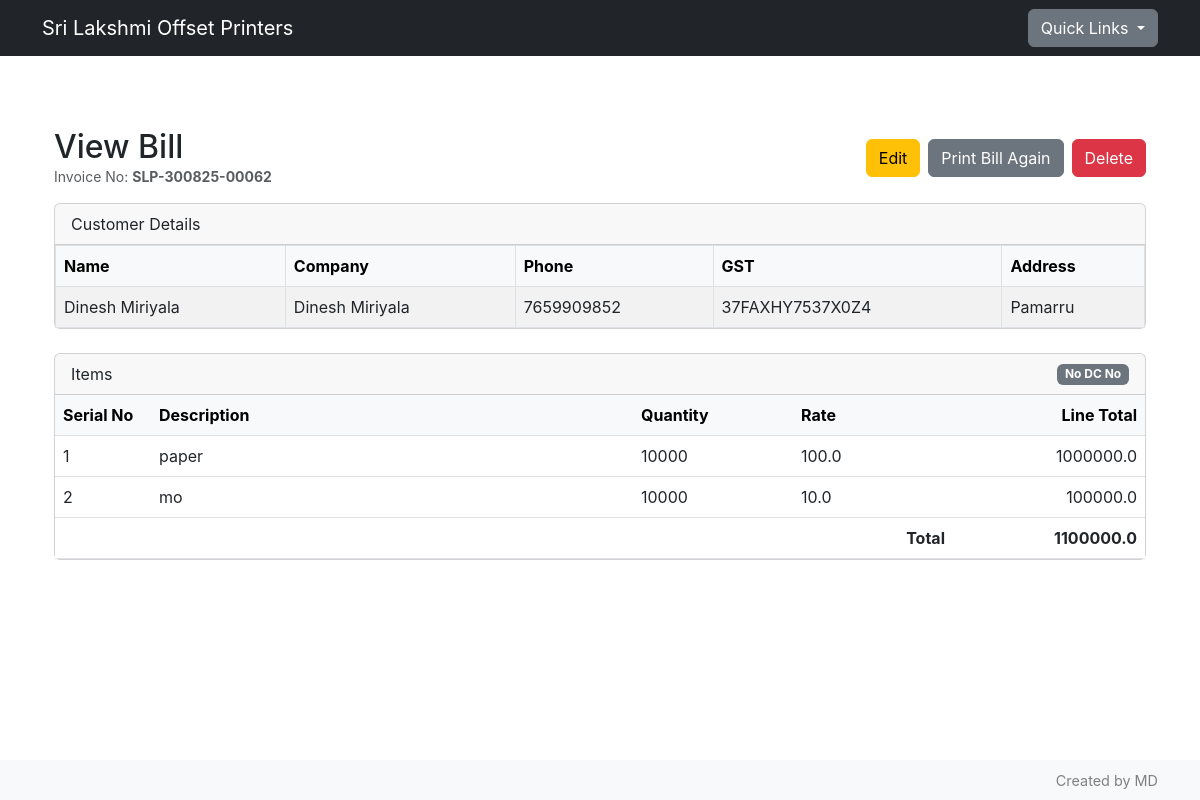
The app's page /view-bill/SLP-300825-00062 with its own data.
### db/models.py (models this page shows, shortened)
class invoice(db.Model):
    id = db.Column(db.Integer, primary_key=True)
    invoiceId = db.Column(db.String(50), unique=True, nullable=False)
    customerId = db.Column(db.Integer, db.ForeignKey("customer.id"), nullable=False, index=True)
    createdAt = db.Column(db.DateTime, default=datetime.utcnow, index=True)
    pdfPath = db.Column(db.String(255), nullable=False)
    totalAmount = db.Column(db.Float, nullable=False)
    items = db.relationship("invoiceItem", backref="invoice", lazy=True)
    isDeleted = db.Column(db.Boolean, nullable=False, default=False, index=True)
    deletedAt = db.Column(db.DateTime, nullable = True, index=True)

class customer(db.Model):
    id = db.Column(db.Integer, primary_key=True)
    name = db.Column(db.String(50), nullable=False)
    company = db.Column(db.String(50))
    phone = db.Column(db.String(50), nullable=False, unique=True)
    email = db.Column(db.String(50))
    gst = db.Column(db.String(30))
    address = db.Column(db.Text)
    businessType = db.Column(db.String(50))
    invoices = db.relationship("invoice", backref="customer", lazy= True)
    createdAt = db.Column(db.DateTime, default=datetime.utcnow())

class item(db.Model):
    id = db.Column(db.Integer, primary_key=True)
    name = db.Column(db.String(50), nullable=False, index=True)
    sku = db.Column(db.Integer, unique=True, index=True, nullable=True)
    unitPrice = db.Column(db.Float, nullable=False)
    quantity = db.Column(db.Float, default=1)
    taxPercentage = db.Column(db.Float)

class invoiceItem(db.Model):
    id = db.Column(db.Integer, primary_key=True)
    invoiceId = db.Column(db.String, db.ForeignKey("invoice.id"), nullable=False, index=True)
    itemId = db.Column(db.Integer, db.ForeignKey("item.id"), nullable=False, index=True)
    dcNo = db.Column(db.String(64), nullable=True, index=True)
    quantity = db.Column(db.Integer, default=1)
    rate = db.Column(db.Float, nullable = False)
    discount = db.Column(db.Float, default = 0.0)
    taxPercentage = db.Column(db.Float, default = 0.0)
    line_total = db.Column(db.Float, nullable=False)

### app.py (the view)
@app.route('/view-bill/<invoicenumber>')
def view_bill_locked(invoicenumber):
    current_invoice = invoice.query.filter_by(invoiceId=invoicenumber, isDeleted=False).first_or_404()
    current_customer = customer.query.get(current_invoice.customerId)
    line_items = invoiceItem.query.filter_by(invoiceId = current_invoice.id).all()
    descriptions, quantities, rates, dc_numbers = [], [], [], []
    total = 0.0
    for li in line_items:
        itm = item.query.get(li.itemId)
        descriptions.append(itm.name if itm else 'Unknown')
        quantities.append(li.quantity)
        rates.append(li.rate)
        dc_numbers.append(li.dcNo or '')
        total += (li.quantity or 0) * (li.rate or 0)
    dcno = any((x or '').strip() for x in dc_numbers)
    return render_template(
        'view_bill_locked.html',
        customer=current_customer,
        descriptions=descriptions,
        quantities=quantities,
        rates=rates,
        dc_numbers=dc_numbers,
        dcno=dcno,
        total=round(total, 2),
        invoice_no=current_invoice.invoiceId
    )

### templates/view_bill_locked.html (shortened to what this page needs)
{% extends 'base.html' %}
{% block content %}
<div class="container py-4">
  <div class="d-flex justify-content-between align-items-center mb-3">
    <div>
      <h2 class="mb-0">View Bill</h2>
      <div class="text-muted small">Invoice No: <strong>{{ invoice_no }}</strong></div>
    </div>
    <div class="d-flex gap-2">
      <a class="btn btn-warning" href="{{ url_for('edit_bill', invoicenumber=invoice_no) }}">Edit</a>
      <a class="btn btn-secondary" target="_blank" href="{{ url_for('bill_preview', invoicenumber=invoice_no) }}">Print Bill Again</a>
      <form id="deleteForm" method="POST" action="{{ url_for('delete_bill', invoicenumber=invoice_no) }}" class="d-inline">
        <button type="submit" class="btn btn-danger">Delete</button>
      </form>
    </div>
  </div>
  <div class="card mb-4">
    <div class="card-header">Customer Details</div>
    <div class="card-body p-0">
      <table class="table table-striped table-bordered align-middle mb-0">
        <thead class="table-light">
          <tr>
            <th>Name</th>
            <th>Company</th>
            <th>Phone</th>
            <th>GST</th>
            <th>Address</th>
          </tr>
        </thead>
        <tbody>
          <tr>
            <td>{{ customer.name }}</td>
            <td>{{ customer.company }}</td>
            <td>{{ customer.phone }}</td>
            <td>{{ customer.gst }}</td>
            <td>{{ customer.address }}</td>
          </tr>
        </tbody>
      </table>
    </div>
  </div>
  <div class="card">
    <div class="card-header d-flex justify-content-between align-items-center">
      <span>Items</span>
      {% if dcno %}
        <span class="badge bg-info text-dark">DC No enabled</span>
      {% else %}
        <span class="badge bg-secondary">No DC No</span>
      {% endif %}
    </div>
    <div class="card-body p-0">
      <table class="table table-hover align-middle mb-0">
        <thead class="table-light">
          <tr>
            <th style="width:6rem;">Serial No</th>
            <th>Description</th>
            <th style="width:10rem;">Quantity</th>
            <th style="width:10rem;">Rate</th>
            <th style="width:12rem;" class="text-end">Line Total</th>
          </tr>
        </thead>
        <tbody>
          {% for desc, qty, rate in zip(descriptions, quantities, rates) %}
          <tr>
            <td>{{ loop.index }}</td>
            <td>{{ desc }}</td>
            <td>{{ qty }}</td>
            <td>{{ rate }}</td>
            <td class="text-end">{{ (qty | float) * (rate | float) }}</td>
          </tr>
          {% endfor %}
        </tbody>
        <tfoot>
          <tr>
            <th colspan="{% if dcno %}5{% else %}4{% endif %}" class="text-end">Total</th>
            <th class="text-end">{{ total }}</th>
          </tr>
        </tfoot>
      </table>
    </div>
  </div>
</div>
{% endblock %}

### static/css/style.css (style rules this page uses)
body { font-family: -apple-system, BlinkMacSystemFont, "Segoe UI", Roboto, "Helvetica Neue", Arial, sans-serif; }

### records on screen
invoice: invoiceId "SLP-300825-00062"
customer: name "Dinesh Miriyala", company "Dinesh Miriyala", phone "7659909852", gst "37FAXHY7537X0Z4", address "Pamarru"
item: name "paper"
invoiceItem: quantity "10000", rate "100.0", (qty|float)*(rate|float) "1000000.0"
item: name "mo"
invoiceItem: quantity "10000", rate "10.0", (qty|float)*(rate|float) "100000.0"

### other values on screen
{{ total }} "1100000.0"
